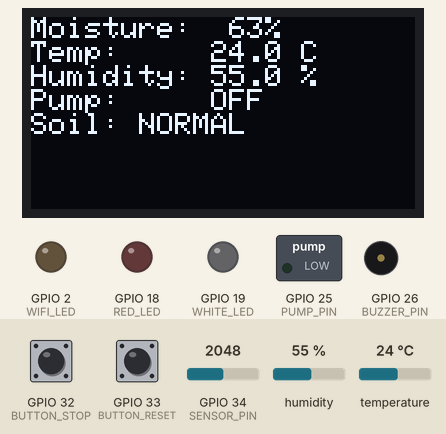
Simulated run of this sketch. Board: ESP32. Parts: 128×64 one-colour display, switched loads named in the sketch (green lamp = pin HIGH), output pins drawn as LEDs (lit = HIGH), buzzer (waves = sounding). Inputs (shaded band) come from the test bench; at power-on: GPIO 34 (SENSOR_PIN) = 2048, GPIO 32 (BUTTON_STOP) HIGH, GPIO 33 (BUTTON_RESET) HIGH, humidity 55 %, temperature 24 °C. WiFi joins after 1.5 s; servers stay silent unless stated; no MQTT or app messages arrive unless stated; what the sketch prints to the serial monitor is not drawn.

Above: at 5.0 s.
5.1 s: GPIO 34 (SENSOR_PIN) set to 2757
At 5.9 s:
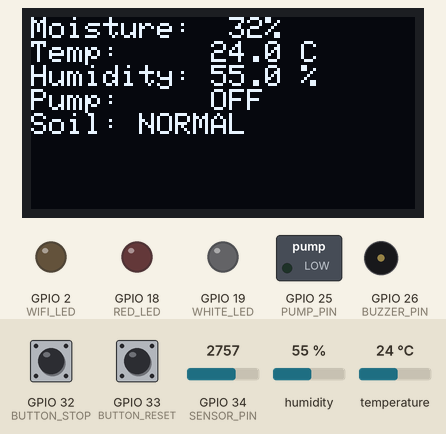
6.9 s: GPIO 34 (SENSOR_PIN) set to 2844
At 8.3 s:
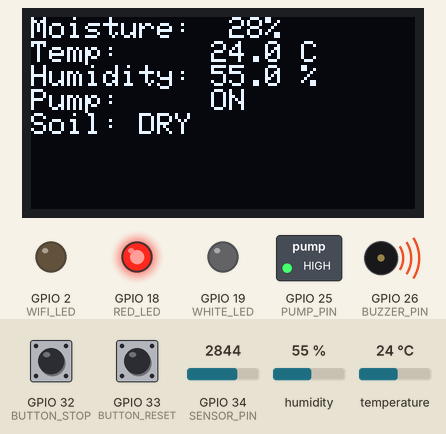
8.9 s: GPIO 32 (BUTTON_STOP) pulled LOW for 1 s
At 10.2 s:
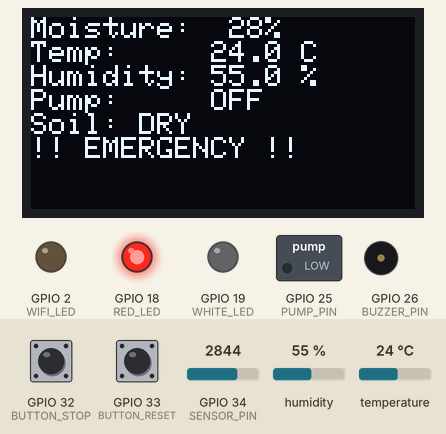
11.4 s: GPIO 34 (SENSOR_PIN) set to 1228
At 11.7 s:
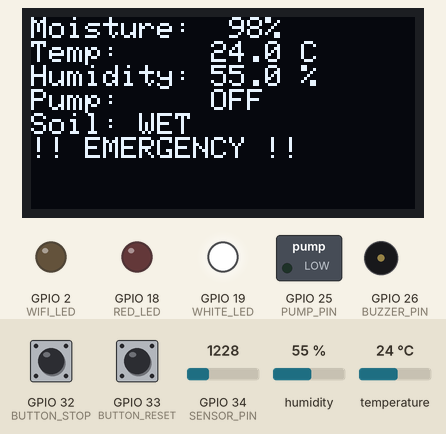
12.9 s: GPIO 33 (BUTTON_RESET) pulled LOW for 1 s
At 14.1 s:
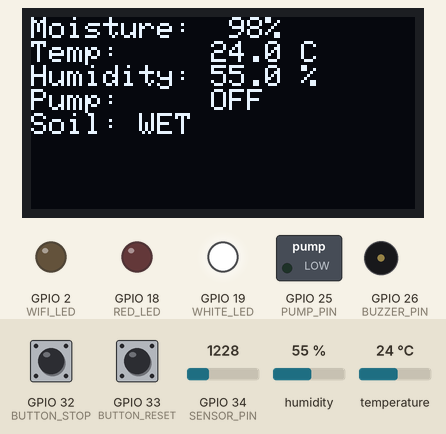
15.4 s: humidity set to 22 %
At 17.6 s:
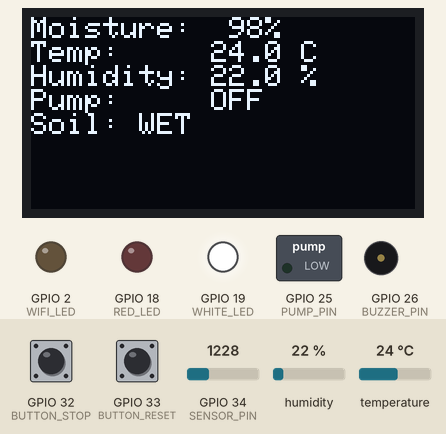
Timing chart, 0 to 18.9 s (numbered marks = the images above; inputs shaded):
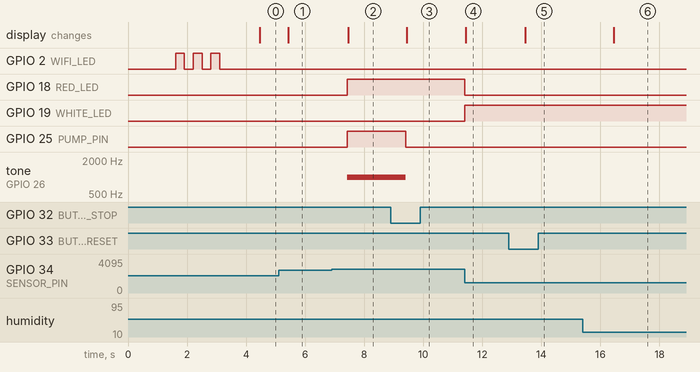

Measured:
- the behaviour switches between 2810 and 2811 on GPIO 34 (SENSOR_PIN) (found by bisection; images 1 and 2)
- after the input at 5.1 s, the display: changes after 0.33 s (image 1)
- after the input at 6.9 s, GPIO 18 (RED_LED), GPIO 25 (PUMP_PIN): LOW → HIGH after 0.53 s; tone on GPIO 26 (BUZZER_PIN): silent → 1000 Hz after 0.53 s; the display: changes after 0.56 s (image 2)
- after the input at 8.9 s, GPIO 25 (PUMP_PIN): HIGH → LOW after 0.51 s; tone on GPIO 26 (BUZZER_PIN): 1000 Hz → silent after 0.51 s; the display: changes after 0.53 s (image 3)
- after the input at 11.4 s, GPIO 18 (RED_LED): HIGH → LOW at once; GPIO 19 (WHITE_LED): LOW → HIGH at once; the display: changes at once (image 4)
- after the input at 12.9 s, the display: changes after 0.56 s (image 5)
- after the input at 15.4 s, the display: changes after 1.1 s (image 6)

The sketch:

thinsboard.ino
```cpp
#include <WiFi.h>
#include <PubSubClient.h>
#include <Ticker.h>
#include <Wire.h>
#include <Adafruit_GFX.h>
#include <Adafruit_SSD1306.h>
#include <Adafruit_Sensor.h>
#include <DHT.h>

// WiFi + MQTT
char ssid[] = "";
char pass[] = "";

#define THINGSBOARD_SERVER "demo.thingsboard.io"
#define TOKEN              "RoSjfcHzFBSP2AUVQQOn"

WiFiClient espClient;
PubSubClient client(espClient);
Ticker readingTimer;

// OLED
#define SCREEN_WIDTH 128
#define SCREEN_HEIGHT 64
Adafruit_SSD1306 display(SCREEN_WIDTH, SCREEN_HEIGHT, &Wire, -1);

// DHT
#define DHTPIN   14
#define DHTTYPE  DHT11
DHT dht(DHTPIN, DHTTYPE);

// Pins
#define SENSOR_PIN    34
#define RED_LED       18
#define WHITE_LED     19
#define PUMP_PIN      25
#define BUZZER_PIN    26
#define BUTTON_STOP   32
#define BUTTON_RESET  33
#define WIFI_LED      2

// Moisture calibration
#define DRY_RAW       3500
#define WET_RAW       1200

// State
volatile bool pumpOn       = false;
volatile bool manualPump   = false;
volatile bool emergency    = false;
int moisturePct            = 0;
float temperature          = 0.0;
float humidity             = 0.0;

//----------------------------------------------------------------
// WiFi
void connectWiFi() {
  WiFi.begin(ssid, pass);
  while (WiFi.status() != WL_CONNECTED) {
    delay(500);
    Serial.print(".");
  }
  Serial.println("\nWiFi Connected!");
}

// MQTT
void connectMQTT() {
  while (!client.connected()) {
    Serial.print("Connecting to ThingsBoard...");
    if (client.connect("ESP32Client", TOKEN, NULL)) {
      Serial.println("connected");
      client.subscribe("v1/devices/me/rpc/request/+");
    } else {
      Serial.print("failed, rc=");
      Serial.print(client.state());
      delay(2000);
    }
  }
}

//----------------------------------------------------------------
// RPC Callback
void callback(char* topic, byte* payload, unsigned int length) {
  String data;
  for (int i = 0; i < length; i++) {
    data += (char)payload[i];
  }

  String topicStr = String(topic);
  if (data.indexOf("method") > 0) {
    if (data.indexOf("setPump") > 0) {
      if (!emergency) {
        manualPump = data.indexOf("true") > 0;
        pumpOn = manualPump;
      }
    } else if (data.indexOf("emergencyStop") > 0) {
      emergency = data.indexOf("true") > 0;
      if (emergency) {
        pumpOn = false;
        manualPump = false;
        noTone(BUZZER_PIN);
      }
    }
  }
}

//----------------------------------------------------------------
// Buttons
void checkButtons() {
  static bool lastStop = HIGH, lastReset = HIGH;
  bool nowStop = digitalRead(BUTTON_STOP);
  bool nowReset = digitalRead(BUTTON_RESET);

  if (lastStop == HIGH && nowStop == LOW) {
    emergency = true;
    pumpOn = false;
    manualPump = false;
    noTone(BUZZER_PIN);
    Serial.println(">> EMERGENCY STOP (Button)");
  }

  if (lastReset == HIGH && nowReset == LOW) {
    emergency = false;
    Serial.println(">> EMERGENCY RESET (Button)");
  }

  lastStop = nowStop;
  lastReset = nowReset;
}

//----------------------------------------------------------------
// Buzzer beep
void wetBeep() {
  tone(BUZZER_PIN, 2000, 150);
  delay(200);
  tone(BUZZER_PIN, 2000, 150);
}

//----------------------------------------------------------------
// Sensor + Logic + Display + MQTT
void updateReading() {
  checkButtons();

  // Moisture sensor
  int raw = analogRead(SENSOR_PIN);
  raw = constrain(raw, WET_RAW, DRY_RAW);
  moisturePct = map(raw, DRY_RAW, WET_RAW, 0, 100);

  // DHT
  humidity = dht.readHumidity();
  temperature = dht.readTemperature();

  // Pump Logic
  if (emergency) {
    pumpOn = false;
    noTone(BUZZER_PIN);
  } else {
    if (!manualPump) {
      if (!pumpOn && moisturePct < 30) pumpOn = true;
      else if (pumpOn && moisturePct >= 70) {
        pumpOn = false;
        wetBeep();
      }
    }

    if (moisturePct < 30) tone(BUZZER_PIN, 1000);
    else if (moisturePct < 70) noTone(BUZZER_PIN);
  }

  digitalWrite(PUMP_PIN, pumpOn ? HIGH : LOW);
  digitalWrite(RED_LED, (moisturePct < 30) ? HIGH : LOW);
  digitalWrite(WHITE_LED, (moisturePct >= 70) ? HIGH : LOW);

  // OLED
  display.clearDisplay();
  display.setCursor(0, 0);
  display.setTextSize(1);
  display.setTextColor(SSD1306_WHITE);
  display.printf("Moisture: %3d%%\n", moisturePct);
  display.printf("Temp:     %.1f C\n", temperature);
  display.printf("Humidity: %.1f %%\n", humidity);
  display.printf("Pump:     %s\n", pumpOn ? "ON" : "OFF");

  if (moisturePct < 30) display.println("Soil: DRY");
  else if (moisturePct >= 70) display.println("Soil: WET");
  else display.println("Soil: NORMAL");

  if (emergency) display.println("!! EMERGENCY !!");
  display.display();

  // MQTT Publish
  String payload = "{";
  payload += "\"moisture\":" + String(moisturePct) + ",";
  payload += "\"temperature\":" + String(temperature) + ",";
  payload += "\"humidity\":" + String(humidity) + ",";
  payload += "\"pumpOn\":" + String(pumpOn ? "true" : "false") + ",";
  payload += "\"emergency\":" + String(emergency ? "true" : "false");
  payload += "}";

  client.publish("v1/devices/me/telemetry", payload.c_str());
}

//----------------------------------------------------------------
// Setup
void setup() {
  Serial.begin(115200);

  pinMode(RED_LED, OUTPUT);
  pinMode(WHITE_LED, OUTPUT);
  pinMode(PUMP_PIN, OUTPUT);
  pinMode(BUZZER_PIN, OUTPUT);
  pinMode(BUTTON_STOP, INPUT_PULLUP);
  pinMode(BUTTON_RESET, INPUT_PULLUP);
  pinMode(WIFI_LED, OUTPUT);

  dht.begin();

  if (!display.begin(SSD1306_SWITCHCAPVCC, 0x3C)) {
    Serial.println("OLED init failed");
    while (1);
  }

  display.clearDisplay();
  display.setCursor(0, 0);
  display.setTextSize(1);
  display.setTextColor(SSD1306_WHITE);
  display.println("Connecting to WiFi...");
  display.display();

  connectWiFi();
  client.setServer(THINGSBOARD_SERVER, 1883);
  client.setCallback(callback);
  connectMQTT();

  for (int i = 0; i < 3; i++) {
    digitalWrite(WIFI_LED, HIGH); delay(300);
    digitalWrite(WIFI_LED, LOW); delay(300);
  }

  readingTimer.attach(1.0, updateReading);  // Every 1 second
}

//----------------------------------------------------------------
void loop() {
  if (!client.connected()) {
    connectMQTT();
  }
  client.loop();
}
```
